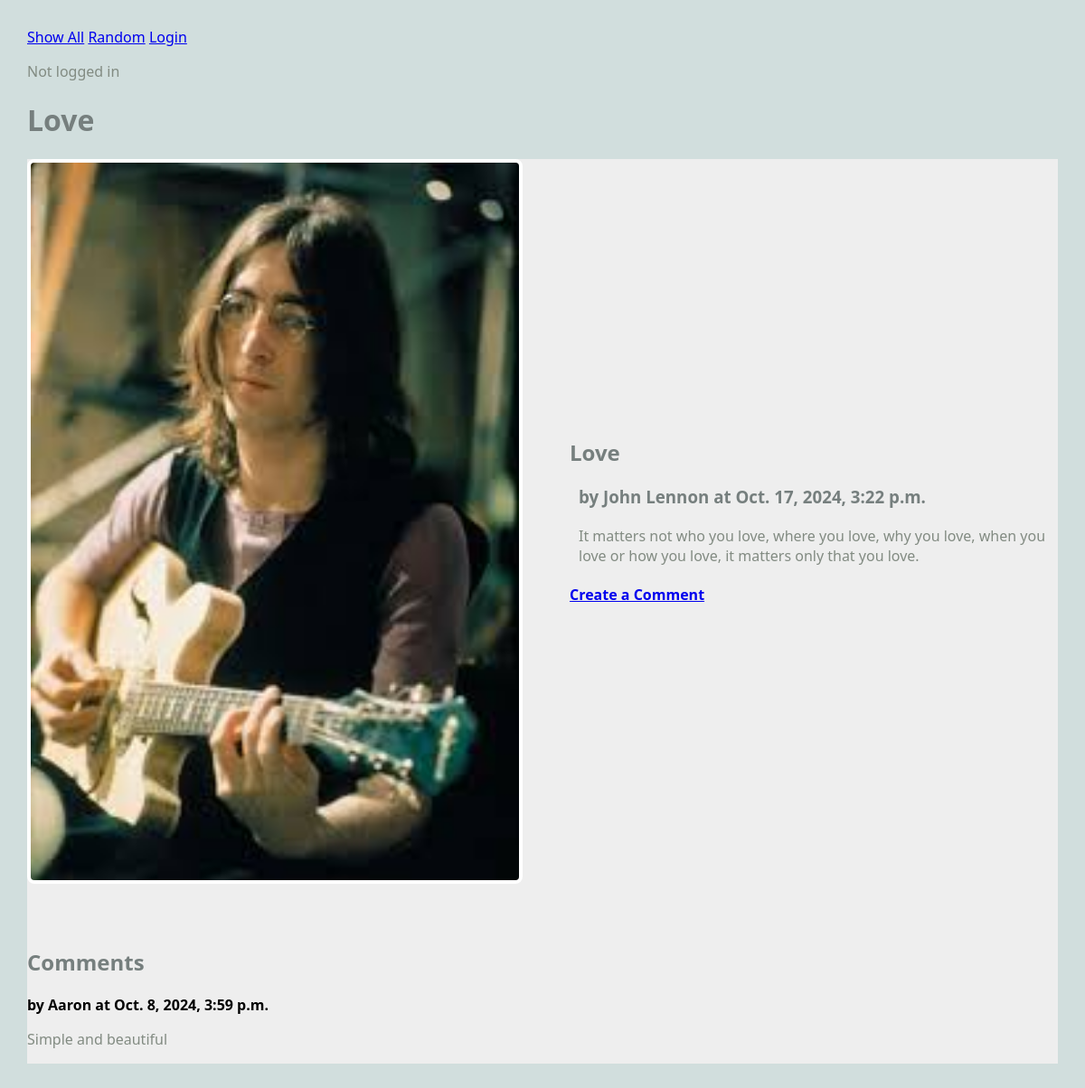
Screenshot of /blog/article/2 with the database file from the repository.
### blog/models.py (models this page shows, shortened)
class Article(models.Model):
    user = models.ForeignKey(User, on_delete=models.CASCADE)
    title = models.TextField(blank=False)
    author = models.TextField(blank=False)
    text = models.TextField(blank=False)
    published = models.DateTimeField(auto_now=True)
    image_file = models.ImageField(blank=True) ## NEW
    def get_comments(self):
        comments = Comment.objects.filter(article=self)
        return comments

class Comment(models.Model):
    article = models.ForeignKey("Article", on_delete=models.CASCADE)
    author = models.TextField(blank=False)
    text = models.TextField(blank=False)
    published = models.DateTimeField(auto_now=True)
    def __str__(self):
        return f'{self.text}'

### blog/views.py (the view)
# urls.py: path(r'article/<int:pk>', views.ArticleView.as_view(), name="article"),
class ArticleView(DetailView):
    model = Article # the model to display
    template_name = "blog/article.html"
    context_object_name = "article"

### blog/templates/blog/article.html
{% extends 'blog/base.html' %}
{% block content %}
<h1>{{article.title}}</h1>
<main class="grid-container">
    <article class="featured">
        <img src="{{article.image_file.url}}" alt="{{article.image_file.url}}">
        <div>
            <h2>{{article.title}}</h2>
            <h3>by {{article.author}} at {{article.published}}</h3>
            <p>
                {{article.text}}
            </p>
            <h4>
                <a href="{% url 'create_comment' article.pk %}">
                Create a Comment</a>
            </h4>
        </div>
    </article>
    <div>
        {% if article.get_comments %}
            <h2>Comments</h2>
            {% for c in article.get_comments %}
            <div>
                <strong>by {{c.author}} at {{c.published}}</strong>
                <p>
                    {{c.text}}
                </p>
            </div>
            {% endfor %}
        {% else %}
            <h2>No Comments</h2>
        {% endif %}
    </div>
</main>
{% endblock %}

### static/styles-blog.css (style rules this page uses)
body { margin: 30px; background: #d1dedd; font-family:'Segoe UI', Tahoma, Geneva, Verdana, sans-serif; }
h1, h2, h3 { color: #767f7e; }
p { color: #828b82; }
.grid-container { background: #eee; max-width: 900px; display: grid; grid-template-columns: repeat(3, 1fr); grid-gap: 10px; max-width: 1200px; margin: 20px auto; }
article.featured { grid-column: span 3; display: grid; gap: 60px; grid-template-columns: 1fr 1fr; align-items: center; border-bottom: 1px #bbc7c7; padding-bottom: 40px; }
article img, article.featured img { width: 100%; border: 4px solid #fff; border-radius: 8px; }
article p, article h3 { margin: 20px 10px; }

### rows the page displays
Article: title "Love", image_file (picture), author "John Lennon", published "Oct. 17, 2024, 3:22 p.m.", text "It matters not who you love, where you love, why you love, when you love or how you love, it matters only that you love."
Comment: author "Aaron", published "Oct. 8, 2024, 3:59 p.m.", text "Simple and beautiful"
